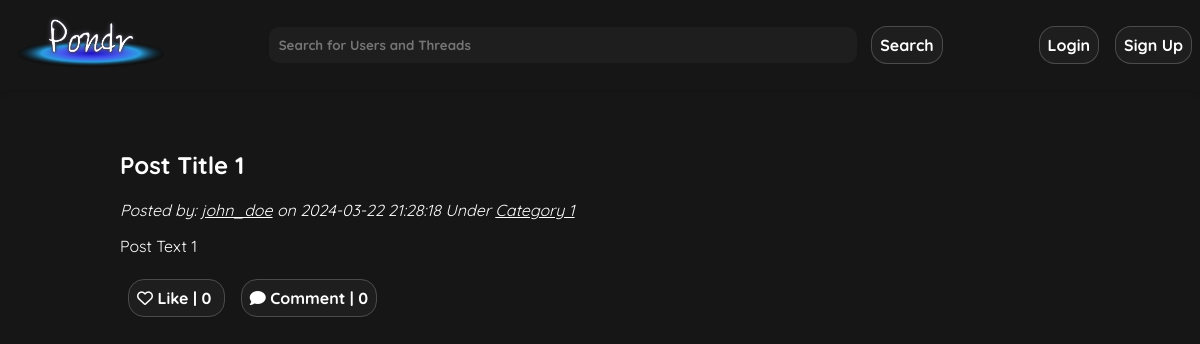
Before: /pages/thread.php?postId=1 with the older database file.
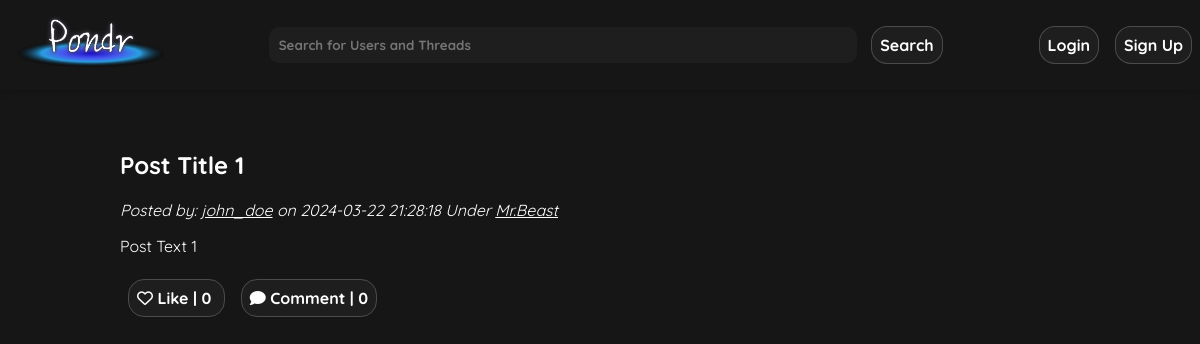
After: the same page with the newer database file.
### tables this page shows
CREATE TABLE posts (
    postId INT AUTO_INCREMENT,
    userId INT NOT NULL, 
    postDate DATETIME NOT NULL,  
    title VARCHAR(255) NOT NULL,
    text VARCHAR(3000) NOT NULL,  
    img VARCHAR(255),
    link VARCHAR(255),
    catId INT,
    likes INT NOT NULL DEFAULT 0,
    comment INT NOT NULL DEFAULT 0,
    PRIMARY KEY(postId,userId),
    FOREIGN KEY(userId) REFERENCES users(userId)
        ON DELETE CASCADE,
    FOREIGN KEY(catId) REFERENCES categories(catId)
        ON DELETE CASCADE
    
);

CREATE TABLE categories (
    catId INT AUTO_INCREMENT,
    userId INT NOT NULL,
    name VARCHAR(255) NOT NULL,
    count INT NOT NULL DEFAULT 0,  
    PRIMARY KEY(catId),
    FOREIGN KEY(userId) REFERENCES users(userId)
        ON DELETE CASCADE
);

CREATE TABLE users (
    userId INT AUTO_INCREMENT,
    utype BIT(1) NOT NULL,  
    fName VARCHAR(255) NOT NULL,
    lName VARCHAR(255) NOT NULL,
    uName VARCHAR(255) NOT NULL UNIQUE,
    email VARCHAR(255) NOT NULL UNIQUE,
    pass VARCHAR(255) NOT NULL,
    bio VARCHAR(1000) NOT NULL,  
    pfp VARCHAR(255),
    recoveryKey VARCHAR(255) NOT NULL,
    PRIMARY KEY(userId)
);

### public/pages/thread.php (the view, shortened to what this page needs)
<!DOCTYPE html>
<html lang="en">
    <head>
        <link rel="stylesheet" href="../css/styles.css">
        <link rel="stylesheet" href="../css/threads.css">
    </head>
    <body>
        <?php require_once '../scripts/header.php'; ?>
        <main class="column-container margin-down">
            <div class="thread-container">
                <?php
                if (isset ($_GET['postId'])) {
                    $postId = $_GET['postId'];
                }
                $sql = "SELECT p.postId, p.userId, p.postDate, p.title, p.text, p.img, u.uName AS userName, c.name, c.catId FROM posts p JOIN users u ON p.userId = u.userId JOIN categories c ON p.catId=c.catId WHERE p.postId = ?";
                $prstmt = $conn->prepare($sql);
                $prstmt->bind_param("i", $postId);
                $prstmt->execute();
                $prstmt->bind_result($postId, $userId, $postDate, $postTitle, $postText, $postImg, $userName, $category, $catId);
                if ($prstmt->fetch()) {
                    echo "<article>";
                    echo "<h1> $postTitle </h1>";
                    echo "<i>Posted by: <a href=\"./profile.php?uName=$userName\">$userName</a> on <time>$postDate</time> Under <a href=\"./discussion.php?catId=$catId\">$category</a></i>";
                    echo "<p> $postText </p>";
                    echo " </article>";
                } else {
                    echo "Post Does Not Exist";
                }
                ?>
                <div id="icon-buttons">
                    <a href="" class="link-button" id="like-button"><i class="fa-regular fa-heart"></i> Like | <span
                            id="like-count"> 0 </span></a>
                    <a href="" class="link-button" id="add-comment" ><i class="fa-solid fa-comment" ></i> Comment | <span
                            id="comment-count"> 0 </span> </a>
                </div>
            </div>
        </main>
    </body>
</html>

Changed rows visible on the page:
changed through a linked row, posts "Post Title 1": catId.name "Category 1" → "Mr.Beast"
